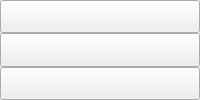
        <widget class="QWidget" name="firstPage">
         <property name="maximumSize">
          <size>
           <width>16777210</width>
           <height>16777215</height>
          </size>
         </property>
         <property name="styleSheet">
          <string notr="true">QWidget#firstPage {
	background-color : &quot;white&quot;;
}</string>
         </property>
         <layout class="QVBoxLayout" name="verticalLayout_2">
          <property name="spacing">
           <number>0</number>
          </property>
          <property name="leftMargin">
           <number>0</number>
          </property>
          <property name="topMargin">
           <number>0</number>
          </property>
          <property name="rightMargin">
           <number>0</number>
          </property>
          <property name="bottomMargin">
           <number>0</number>
          </property>
          <item>
           <widget class="QPushButton" name="a_lol">
            <property name="sizePolicy">
             <sizepolicy hsizetype="Minimum" vsizetype="Expanding">
              <horstretch>0</horstretch>
              <verstretch>0</verstretch>
             </sizepolicy>
            </property>
            <property name="styleSheet">
             <string notr="true">border-image : url(&quot;:images/league.png&quot;);</string>
            </property>
            <property name="text">
             <string/>
            </property>
            <property name="iconSize">
             <size>
              <width>2997</width>
              <height>214</height>
             </size>
            </property>
            <property name="autoRepeat">
             <bool>false</bool>
            </property>
            <property name="autoDefault">
             <bool>false</bool>
            </property>
            <property name="default">
             <bool>false</bool>
            </property>
            <property name="flat">
             <bool>false</bool>
            </property>
           </widget>
          </item>
          <item>
           <widget class="QPushButton" name="b_siege">
            <property name="sizePolicy">
             <sizepolicy hsizetype="Minimum" vsizetype="Expanding">
              <horstretch>0</horstretch>
              <verstretch>0</verstretch>
             </sizepolicy>
            </property>
            <property name="styleSheet">
             <string notr="true">border-image : url(&quot;:images/siege.png&quot;);</string>
            </property>
            <property name="text">
             <string/>
            </property>
            <property name="iconSize">
             <size>
              <width>0</width>
              <height>0</height>
             </size>
            </property>
           </widget>
          </item>
          <item>
           <widget class="QPushButton" name="c_other">
            <property name="sizePolicy">
             <sizepolicy hsizetype="Minimum" vsizetype="Expanding">
              <horstretch>0</horstretch>
              <verstretch>0</verstretch>
             </sizepolicy>
            </property>
            <property name="styleSheet">
             <string notr="true">border-image : url(&quot;:images/other.png&quot;);</string>
            </property>
            <property name="text">
             <string/>
            </property>
           </widget>
          </item>
         </layout>
        </widget>
